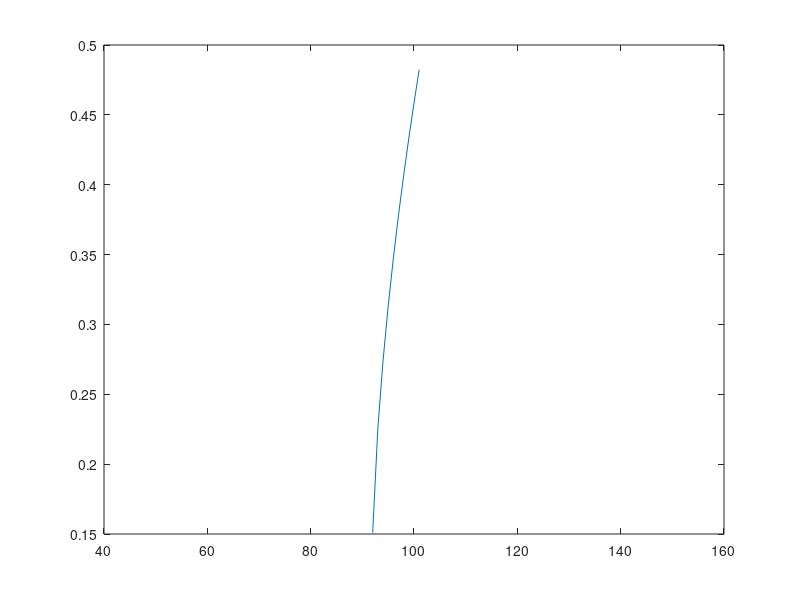

MATLAB code to generate this figure: (Note: this script raises an error after producing the figure.)
% figure(1),clf,
% plot(PRisk,PRoR,'LineWidth',2)
% title('Mean Variance Porfolio','FontSize',15)
% xlabel('V(risk)','FontSize',13,'FontWeight','bold')
% ylabel('E(return)','FontSize',13,'FontWeight','bold')
% hold on
% scatter(PV,PE,'r');
% grid on
% hold off
%%
% S0=50;K=50;r=0.1;T=5/12;sigma=0.4;N=1000;
% [BScall,BSput] = blsprice(S0,K,r,T,sigma);
% call2 = LatticeEurCall(S0,K,r,T,sigma,N);
% put3 = AmPutLattice(S0,K,r,T,sigma,N);
% Volatility = blsimpv(S0, K, r, T, 6.1165, 0.5, 0, [], {'Call'});
% Volatility = blsimpv(100, 95, 0.075, 0.25, 10, 0.5, 0, [], {'Call'});
%%
% AAA=optionC{1};
%%
% A=price2ret(stockPrice);
% B=log(A);
% C=abs(B);
% 
% logRet = abs(log(price2ret(stockPrice)));
%%
% x=-10:10;
% y=x.^4;
% yy=diff(y);
% yyy=diff(yy);
% 
% figure(20),clf
% plot(y);
% 
% figure(21),clf
% plot(yy);
% 
% figure(22),clf
% plot(yyy);
%%
% i=30;
% S=stockPrice(randDays(i));
% K=strikePrices(1);
% r=0.06;
% T=(L-randDays(i))/252;
% V=optionCPrice(randDays(i),1);
% aaa=blsimpv(S, K, r, T, V, [], [], [], {'Call'});
%%
% aaa=blsimpv(9, 999, 0.06, 222/252, 23, [], [], [], {'Call'});
%%
% S=50;
% K=52;
% r=0.05;
% T=2;
% N=2;
% aaa=AmPutLattice(S,K,r,T,N);
%%
% S=50;
% K=50;
% r=0.05;
% T=1;
% sigma=0.2;
% NRepl=1000000;
% price=ones(5,1);
% nuT = (r - 0.5*sigma^2)*T;
% DiscPayoff = exp(-r*T)*(S*exp(nuT)-K);
% for i=1:5
%     randn('state',i);
%     price(i) = BlsMC1(S,K,r,T,sigma,NRepl);
% end
%%
% [BScall,BSput] = blsprice(S,K,r,T,sigma);
%%
% AA1=[4 9;16 25];
% AA2=sqrt(AA1);
%%
Volatility=ones(100,1);
for k=51:150
    Volatility(k-50) = blsimpv(100, k, 0.075, 0.25, 10, 0.5);

end
figure(1),clf,
xx1=51:1:150;
plot(xx1,Volatility);
%%
    S = 100; K = (40:25:160)'; T = (0.25:0.25:1)'; % Define Key Variables
    r = 0.01; q = 0.03;
    cp = 1; % i.e. call
    P = ...
        [[59.3526805861312,34.4154741312210,10.3406451776045,0.501199199160055,0.0101623685145268;];
        [58.7107005379958,33.8563481863964,10.9917759513981,1.36915029885860,0.143324063090580;];
        [58.0742593358310,33.3567195106962,11.5012247391034,2.12859686975881,0.400045353619436;];
        [57.4444414750070,32.9126689586500,11.9027988146544,2.77274776123341,0.708059729236718;];];
    [mK,mT] = meshgrid(K,T);
    [sigma,C] = calcBSImpVol(cp,P,S,mK,mT,r,q);
    mesh(mK,mT,sigma);
%%
      S = 100; K = (40:25:160)'; T = (0.25:0.25:1)'; % Define Key Variables
      cp = [ones(4,3),-ones(4,2)]; % [Calls[4,3],Puts[4,2]]
      R = 0.01*repmat([1.15;1.10;1.05;1],1,5); % 
      Q = 0.03*repmat([1.3;1.2;1.1;1],1,5);
      P = ...
          [[59.1445725607811,34.2167401269277,10.1798771553458,16.1224863211251,40.5779719086946];
          [58.4355054500906,33.5945826994415,10.7977275764632,17.4776751735401,41.1533978186314];
          [57.8694061672804,33.1636044111551,11.3636963648521,18.6294544130139,41.7369813312724];
          [57.4444414750070,32.9126689586500,11.9027988146694,19.5839252875422,42.2704830992694]];
      [mK,mT] = meshgrid(K,T);
      [sigma,C] = calcBSImpVol(cp,P,S,mK,mT,R,Q);
      mesh(mK,mT,sigma);
      hold on; scatter3(mK(:),mT(:),sigma(:),60,[0,0,0],'filled'); hold off
      xlabel('Strike'); ylabel('Expiry'); zlabel('Volatility');
%%
numK=50;
impVolMat=ones(20,numK);
for numRandDay=1:20
    optionNum=3;
    K=linspace(2801,3800,numK);
    for i=1:numK
        S=stockPrice(randDays(numRandDay));
        r=0.06;
        T=(L-randDays(numRandDay))/252;
    %     V=optionCPrice(randDays(numRandDay),optionNum);
        V=optionPPrice(randDays(numRandDay),optionNum);
        impVolMat(numRandDay,i)=blsimpv(S, K(i), r, T, V);  
    end
end

%%
xx1=1:20;xx2=1:50;
figure(4),clf,
mesh(impVolMat);
grid on
hold off















